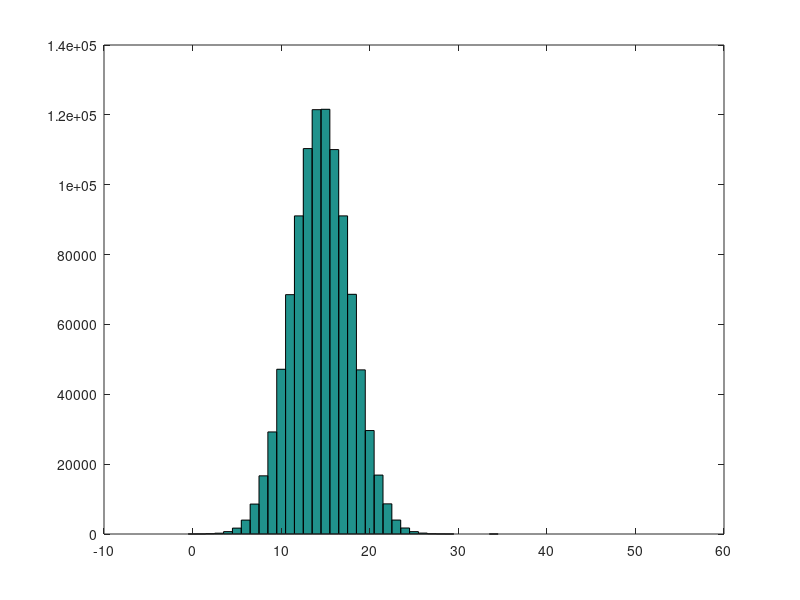

The MATLAB script that drew this image:
file_out = fopen('output2.txt','w');

x = 0:50;

y= normpdf(x,15,sqrt(10.5));

num=10;

h={0:50,0:50,0:50,0:50,0:50.0:50};

for i = 1:6
	temp=floor(normrnd(15,sqrt(10.5),[1,num]));
	num=num*10;
	h(i) =hist(temp,x);
	hist(temp,x);
endfor

for i=1:51
	fprintf(file_out,'%f\t%d\t%d\t%d\t%d\t%d\t%d\n',y(i),h{1}(i),h{2}(i),h{3}(i),h{4}(i),h{5}(i),h{6}(i) );
endfor
